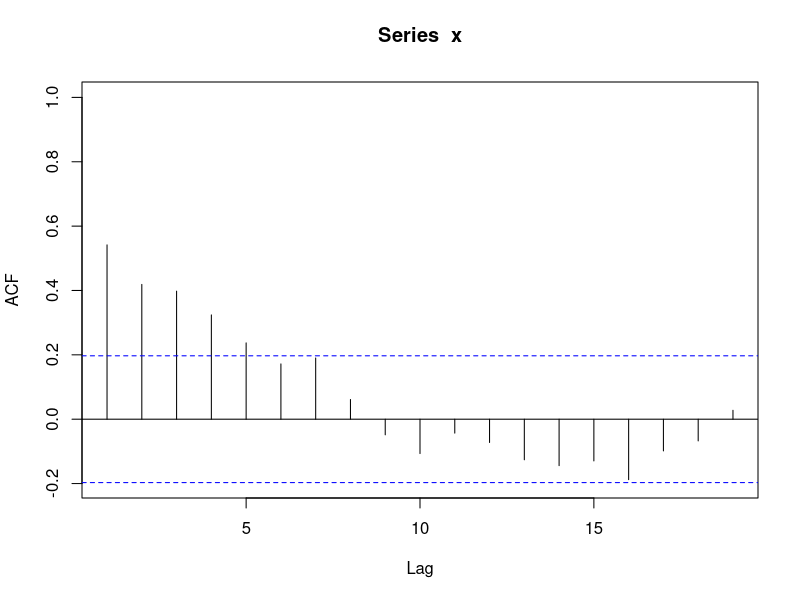
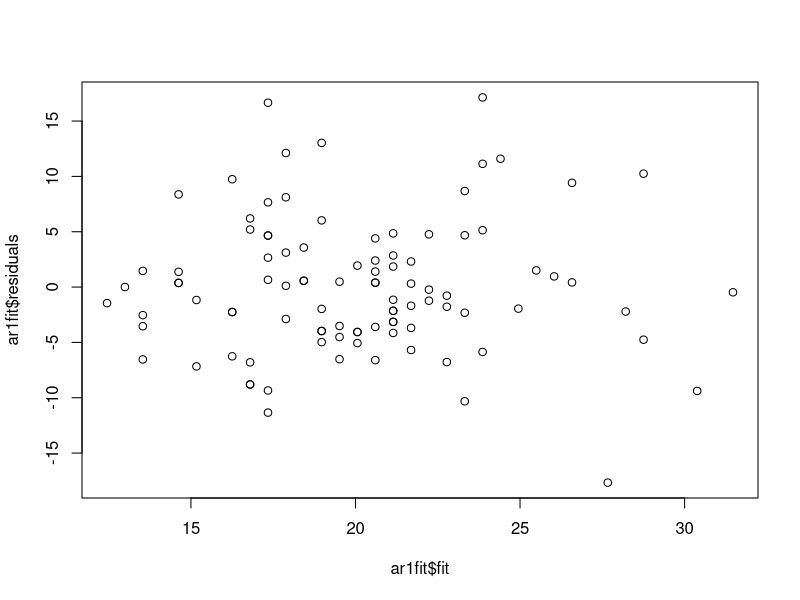
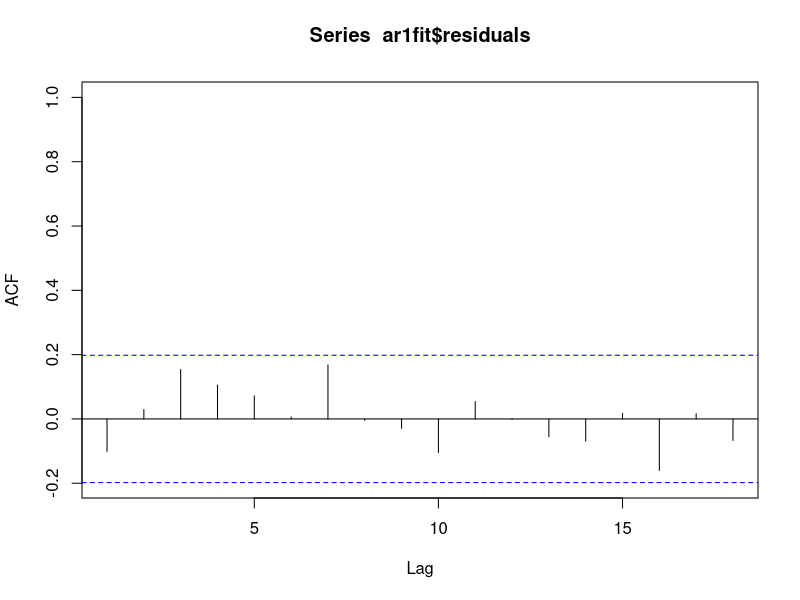
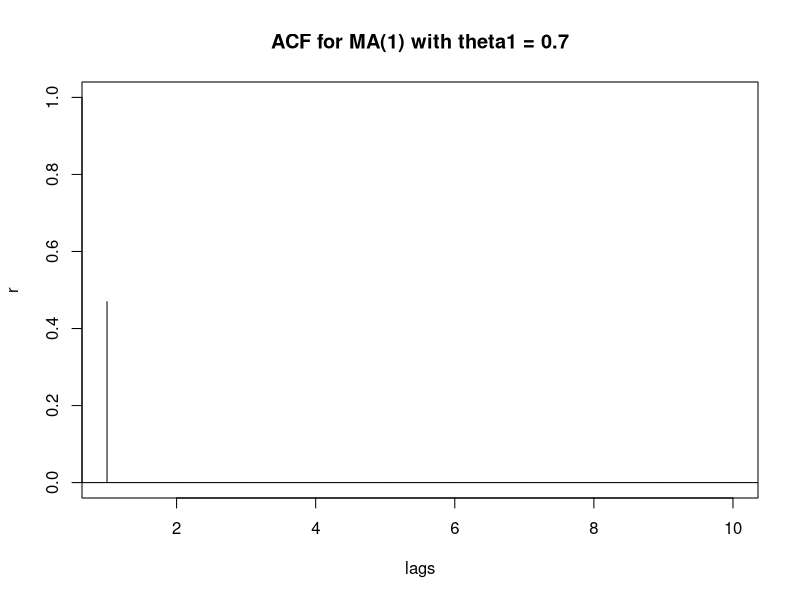
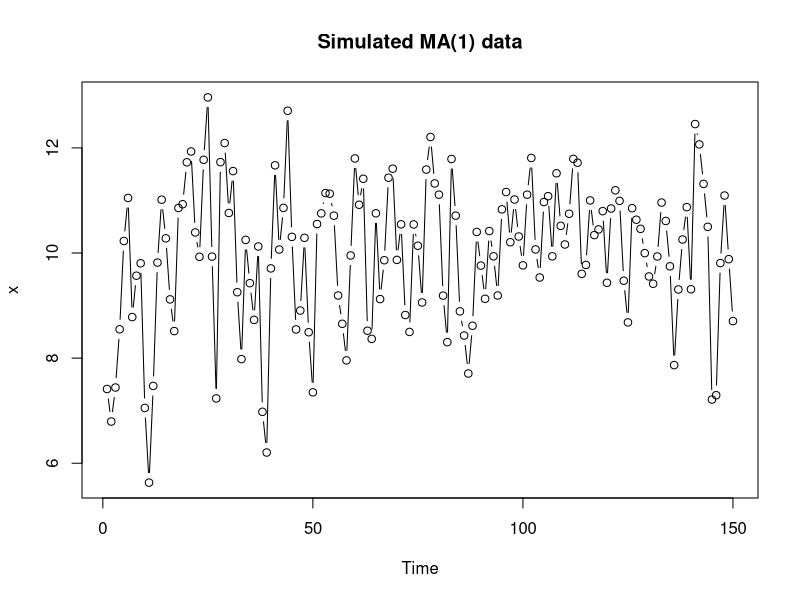
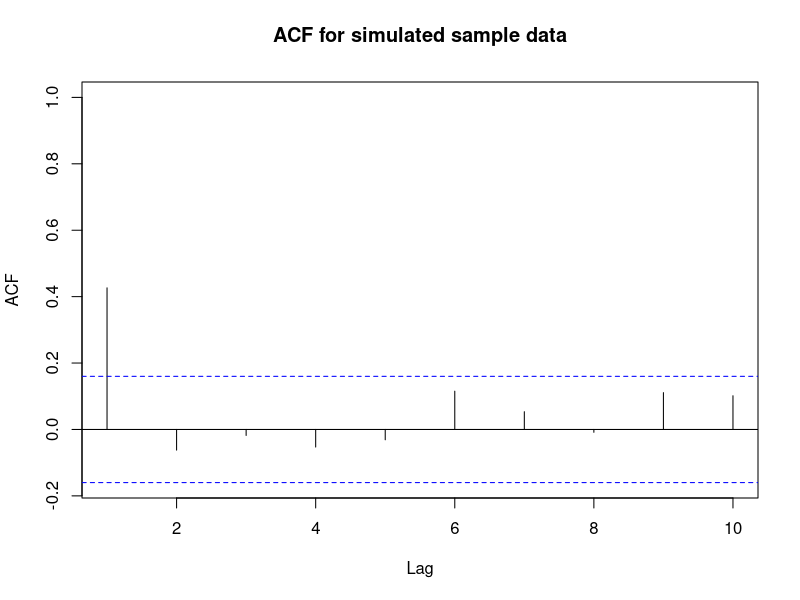
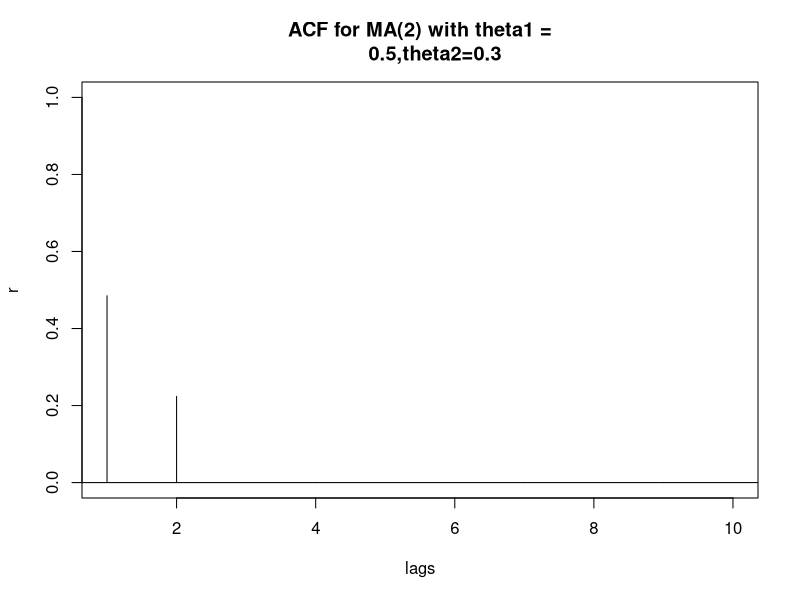
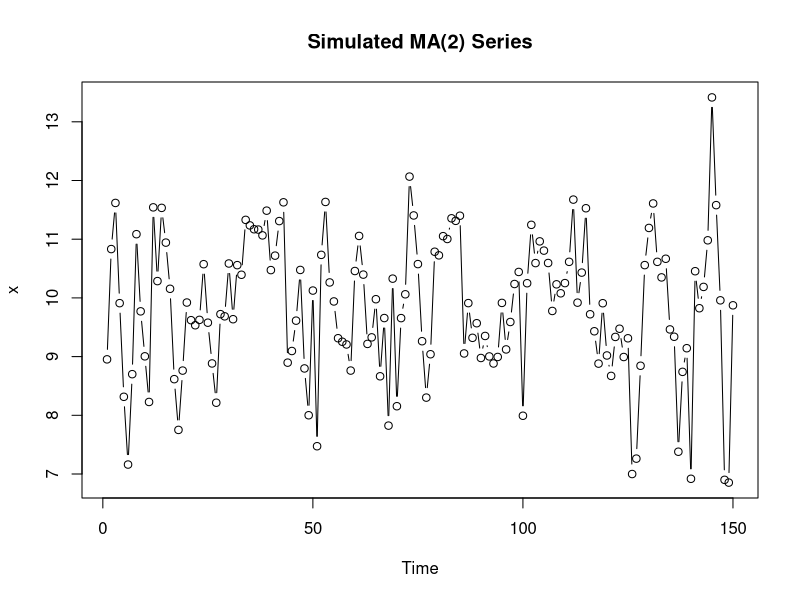

Source code (R) for these figures, in order:
setwd('/Users/djl358/Documents/new_search/script/')

x <- read.csv("quakes.csv", header =1)
x <- ts(x[,2])

acf(x, xlim=c(1,19))
xlag1=lag(x,-1)
y=cbind(x,xlag1) 
ar1fit=lm(y[,1]~y[,2])#Does regression, stores results object named ar1fit
summary(ar1fit) # This lists the regression results
plot(ar1fit$fit,ar1fit$residuals) #plot of residuals versus fits
acf(ar1fit$residuals, xlim=c(1,18)) # ACF of the residuals for lags 1 to 18

acfma1=ARMAacf(ma=c(0.7), lag.max=10) # 10 lags of ACF for MA(1) with theta1 = 0.7
lags=0:10 #creates a variable named lags that ranges from 0 to 10.
plot(lags,acfma1,xlim=c(1,10), ylab="r",type="h", main = "ACF for MA(1) with theta1 = 0.7")
abline (h=0) #adds a horizontal axis to the plot

xc=arima.sim(n=150, list(ma=c(0.7))) #Simulates n = 150 values from MA(1)
x=xc+10 # adds 10 to make mean = 10. Simulation defaults to mean = 0.
plot(x,type="b", main="Simulated MA(1) data")
acf(x, xlim=c(1,10), main="ACF for simulated sample data")

acfma2=ARMAacf(ma=c(0.5,0.3), lag.max=10)
acfma2
lags=0:10
plot(lags,acfma2,xlim=c(1,10), ylab="r",type="h", main = "ACF for MA(2) with theta1 =
     0.5,theta2=0.3")
abline (h=0)
xc=arima.sim(n=150, list(ma=c(0.5, 0.3)))
x=xc+10
plot (x, type="b", main = "Simulated MA(2) Series")
acf(x, xlim=c(1,10), main="ACF for simulated MA(2) Data")

ma1pacf = ARMAacf(ma = c(.7),lag.max = 36, pacf=TRUE)
plot(ma1pacf,type="h", main = "Theoretical PACF of MA(1) with theta = 0.7")


